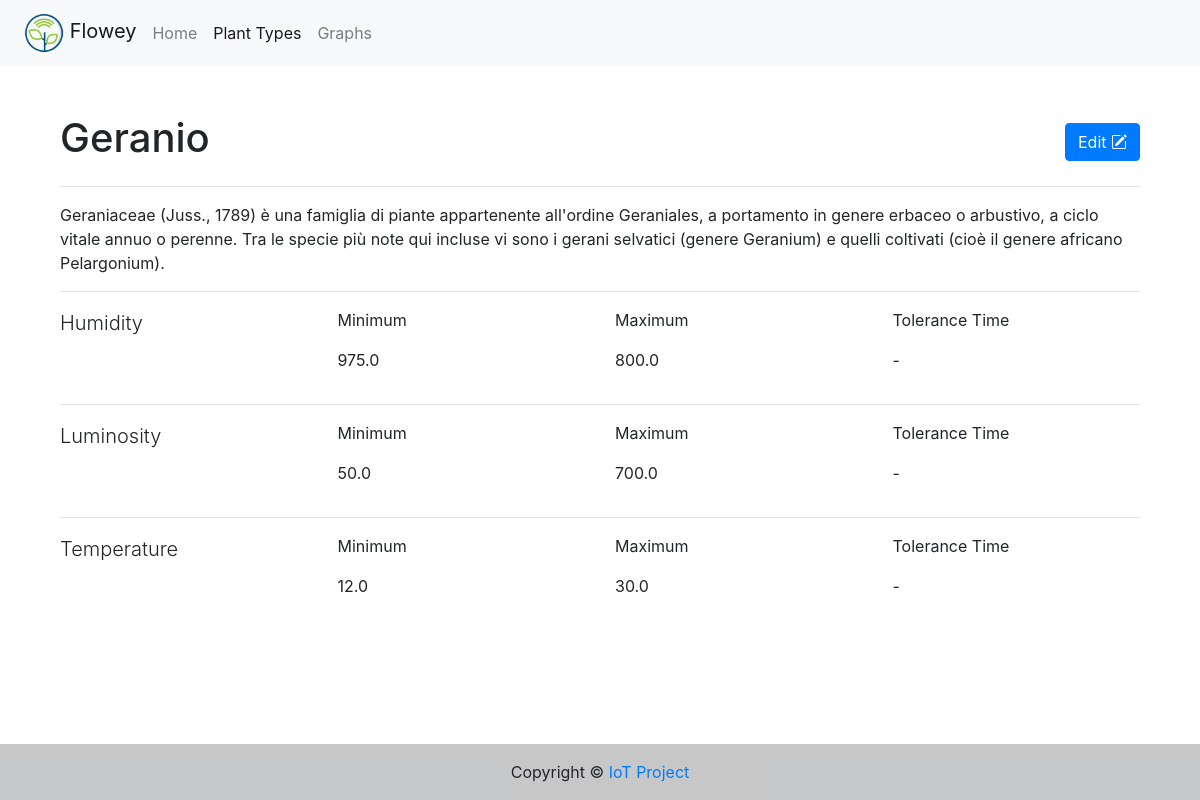
Screenshot of /plant_type/1 with the database file from the repository.
### models/plant_type.py (models this page shows)
@dataclass
class PlantTypeModel(db.Model):
    __tablename__ = 'plant_type'
    id: int = db.Column(db.Integer, primary_key=True, autoincrement=True)
    last_modified: datetime = db.Column(db.DateTime, default=datetime.utcnow, onupdate=datetime.utcnow)
    name: str = db.Column(db.String(length=128), nullable=False, unique=True)
    description: str = db.Column(db.Text)
    humidity_min: float = db.Column(db.Float)
    humidity_max: float = db.Column(db.Float)
    humidity_tolerance_time: int = db.Column(db.Integer)
    luminosity_min: float = db.Column(db.Float)
    luminosity_max: float = db.Column(db.Float)
    luminosity_tolerance_time: int = db.Column(db.Integer)
    temperature_min: float = db.Column(db.Float)
    temperature_max: float = db.Column(db.Float)
    temperature_tolerance_time: int = db.Column(db.Integer)
    plant_data = db.relationship('PlantDataModel',
                                 lazy=True)

### views/plant_type.py (the view)
@plant_type_bp.route('/<int:plant_type_id>')
def details(plant_type_id):
    plant_type = PlantTypeModel.query.get_or_404(plant_type_id)
    return render_template('plant_type/details.html',
                           title=plant_type.name,
                           plant_type_model=plant_type)

### utils.py (called while the page is built)
def randint(a, b):
    return random.randint(a, b)

### views/plant_type.py (called while the page is built)
@plant_type_bp.context_processor
def utility_title(title='Plant Type'):
    return dict(title=title)

### templates/plant_type/details.html
{% extends "base.html" %}
{% block active_navlink__plant_type %}
    active
{% endblock %}
{% block content %}
    <div class="row mb-3 align-items-center">
        <div class="col">
            <h1>{{ plant_type_model.name }}</h1>
        </div>
        <div class="col-auto">
            <a class="btn btn-primary my-2" role="button"
               href="{{ url_for('plant_type.edit', plant_type_id=plant_type_model.id) }}">
                <span class="d-none d-md-inline">Edit </span><i class="bi bi-pencil-square"></i>
            </a>
        </div>
    </div>
    {% if plant_type_model.description|length %}
        <hr/>
        <div class="row">
            <div class="col">
                {{ plant_type_model.description }}
            </div>
        </div>
    {% endif %}
    <hr/>
    <div class="row">
        <div class="col-12 col-md-3">
            <p class="lead">Humidity</p>
        </div>
        <div class="col-6 col-md-3">
            <p>Minimum</p>
            <p>{{ plant_type_model.humidity_min or '-' }}</p>
        </div>
        <div class="col-6 col-md-3">
            <p>Maximum</p>
            <p>{{ plant_type_model.humidity_max or '-' }}</p>
        </div>
        <div class="col-12 col-md-3">
            <p>Tolerance Time</p>
            <p>{{ plant_type_model.humidity_tolerance or '-' }}</p>
        </div>
    </div>
    <hr/>
    <div class="row">
        <div class="col-12 col-md-3">
            <p class="lead">Luminosity</p>
        </div>
        <div class="col-6 col-md-3">
            <p>Minimum</p>
            <p>{{ plant_type_model.luminosity_min or '-' }}</p>
        </div>
        <div class="col-6 col-md-3">
            <p>Maximum</p>
            <p>{{ plant_type_model.luminosity_max or '-' }}</p>
        </div>
        <div class="col-12 col-md-3">
            <p>Tolerance Time</p>
            <p>{{ plant_type_model.luminosity_tolerance or '-' }}</p>
        </div>
    </div>
    <hr/>
    <div class="row">
        <div class="col-12 col-md-3">
            <p class="lead">Temperature</p>
        </div>
        <div class="col-6 col-md-3">
            <p>Minimum</p>
            <p>{{ plant_type_model.temperature_min or '-' }}</p>
        </div>
        <div class="col-6 col-md-3">
            <p>Maximum</p>
            <p>{{ plant_type_model.temperature_max or '-' }}</p>
        </div>
        <div class="col-12 col-md-3">
            <p>Tolerance Time</p>
            <p>{{ plant_type_model.temperature_tolerance or '-' }}</p>
        </div>
    </div>
{% endblock %}

### rows the page displays
PlantTypeModel: name "Geranio", description "Geraniaceae (Juss., 1789) è una famiglia di piante appartenente all'ordine Geraniales, a portamento in genere erbaceo o arbustivo, a ciclo vitale annuo o perenne. Tra le specie più note qui incluse vi sono i gerani selvatici (genere Geranium) e quelli coltivati (cioè il genere africano Pelargonium).", humidity_min "975.0", humidity_max "800.0", luminosity_min "50.0", luminosity_max "700.0", temperature_min "12.0", temperature_max "30.0"

### other values shown
{{ plant_type_model.humidity_tolerance or '-' }} "-"
{{ plant_type_model.luminosity_tolerance or '-' }} "-"
{{ plant_type_model.temperature_tolerance or '-' }} "-"
